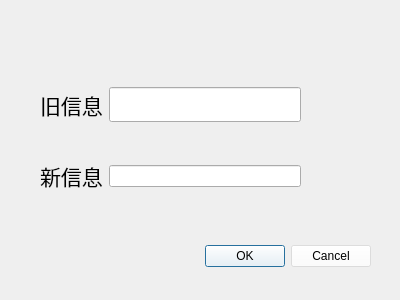
<?xml version="1.0" encoding="UTF-8"?>
<ui version="4.0">
 <class>EditDialog</class>
 <widget class="QDialog" name="EditDialog">
  <property name="geometry">
   <rect>
    <x>0</x>
    <y>0</y>
    <width>400</width>
    <height>300</height>
   </rect>
  </property>
  <property name="windowTitle">
   <string>Dialog</string>
  </property>
  <widget class="QDialogButtonBox" name="buttonBox">
   <property name="geometry">
    <rect>
     <x>30</x>
     <y>240</y>
     <width>341</width>
     <height>32</height>
    </rect>
   </property>
   <property name="styleSheet">
    <string notr="true">background-color: rgba(255, 255, 255, 100);</string>
   </property>
   <property name="orientation">
    <enum>Qt::Horizontal</enum>
   </property>
   <property name="standardButtons">
    <set>QDialogButtonBox::Cancel|QDialogButtonBox::Ok</set>
   </property>
  </widget>
  <widget class="QWidget" name="layoutWidget">
   <property name="geometry">
    <rect>
     <x>40</x>
     <y>55</y>
     <width>261</width>
     <height>171</height>
    </rect>
   </property>
   <layout class="QVBoxLayout" name="verticalLayout">
    <item>
     <layout class="QHBoxLayout" name="horizontalLayout">
      <item>
       <widget class="QLabel" name="label">
        <property name="font">
         <font>
          <family>18thCentury</family>
          <pointsize>16</pointsize>
         </font>
        </property>
        <property name="text">
         <string>旧信息</string>
        </property>
       </widget>
      </item>
      <item>
       <widget class="QLineEdit" name="lineEdit">
        <property name="font">
         <font>
          <family>18thCentury</family>
          <pointsize>14</pointsize>
         </font>
        </property>
        <property name="text">
         <string/>
        </property>
       </widget>
      </item>
     </layout>
    </item>
    <item>
     <layout class="QHBoxLayout" name="horizontalLayout_2">
      <item>
       <widget class="QLabel" name="label_2">
        <property name="font">
         <font>
          <family>18thCentury</family>
          <pointsize>16</pointsize>
         </font>
        </property>
        <property name="text">
         <string>新信息</string>
        </property>
       </widget>
      </item>
      <item>
       <widget class="QLineEdit" name="lineEdit_2"/>
      </item>
     </layout>
    </item>
   </layout>
  </widget>
 </widget>
 <resources/>
 <connections>
  <connection>
   <sender>buttonBox</sender>
   <signal>accepted()</signal>
   <receiver>EditDialog</receiver>
   <slot>accept()</slot>
   <hints>
    <hint type="sourcelabel">
     <x>248</x>
     <y>254</y>
    </hint>
    <hint type="destinationlabel">
     <x>157</x>
     <y>274</y>
    </hint>
   </hints>
  </connection>
  <connection>
   <sender>buttonBox</sender>
   <signal>rejected()</signal>
   <receiver>EditDialog</receiver>
   <slot>reject()</slot>
   <hints>
    <hint type="sourcelabel">
     <x>316</x>
     <y>260</y>
    </hint>
    <hint type="destinationlabel">
     <x>286</x>
     <y>274</y>
    </hint>
   </hints>
  </connection>
 </connections>
</ui>
